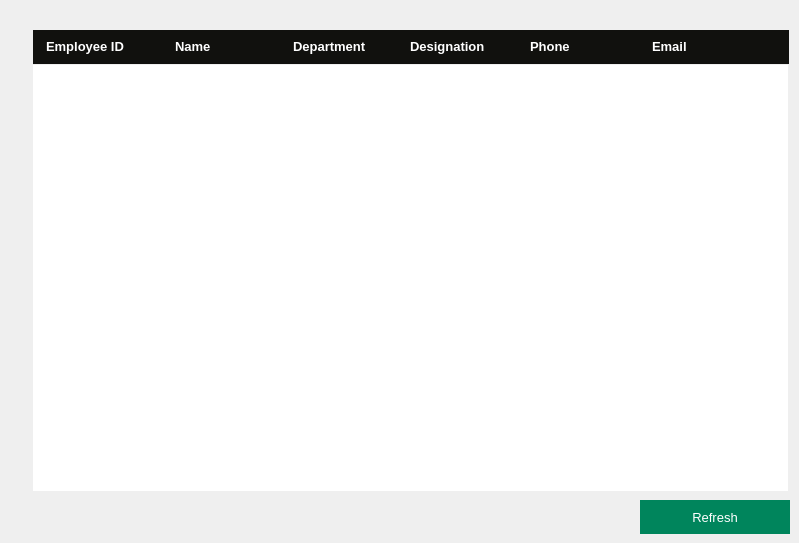
    <widget class="QWidget" name="deleteEmpWidget">
     <property name="styleSheet">
      <string notr="true">#deleteEmpWidget
{
	background:#2D2D2D;
}

</string>
     </property>
     <widget class="QTableView" name="deleteTableView">
      <property name="geometry">
       <rect>
        <x>33</x>
        <y>65</y>
        <width>755</width>
        <height>426</height>
       </rect>
      </property>
      <property name="sizePolicy">
       <sizepolicy hsizetype="Fixed" vsizetype="Fixed">
        <horstretch>0</horstretch>
        <verstretch>0</verstretch>
       </sizepolicy>
      </property>
      <property name="focusPolicy">
       <enum>Qt::NoFocus</enum>
      </property>
      <property name="autoFillBackground">
       <bool>false</bool>
      </property>
      <property name="frameShape">
       <enum>QFrame::NoFrame</enum>
      </property>
      <property name="horizontalScrollBarPolicy">
       <enum>Qt::ScrollBarAlwaysOff</enum>
      </property>
      <property name="sizeAdjustPolicy">
       <enum>QAbstractScrollArea::AdjustIgnored</enum>
      </property>
      <property name="editTriggers">
       <set>QAbstractItemView::NoEditTriggers</set>
      </property>
      <property name="tabKeyNavigation">
       <bool>false</bool>
      </property>
      <property name="showDropIndicator" stdset="0">
       <bool>false</bool>
      </property>
      <property name="dragDropOverwriteMode">
       <bool>false</bool>
      </property>
      <property name="alternatingRowColors">
       <bool>true</bool>
      </property>
      <property name="selectionMode">
       <enum>QAbstractItemView::SingleSelection</enum>
      </property>
      <property name="selectionBehavior">
       <enum>QAbstractItemView::SelectRows</enum>
      </property>
      <property name="textElideMode">
       <enum>Qt::ElideNone</enum>
      </property>
      <property name="showGrid">
       <bool>false</bool>
      </property>
      <property name="gridStyle">
       <enum>Qt::NoPen</enum>
      </property>
      <property name="cornerButtonEnabled">
       <bool>false</bool>
      </property>
      <attribute name="horizontalHeaderVisible">
       <bool>false</bool>
      </attribute>
      <attribute name="horizontalHeaderMinimumSectionSize">
       <number>30</number>
      </attribute>
      <attribute name="horizontalHeaderDefaultSectionSize">
       <number>120</number>
      </attribute>
     </widget>
     <widget class="QLabel" name="label_29">
      <property name="geometry">
       <rect>
        <x>33</x>
        <y>30</y>
        <width>135</width>
        <height>34</height>
       </rect>
      </property>
      <property name="font">
       <font>
        <pointsize>10</pointsize>
        <bold>true</bold>
       </font>
      </property>
      <property name="styleSheet">
       <string notr="true">#label_29
{
	color:white;
	background:#11110E;
padding-left:10px;
}</string>
      </property>
      <property name="text">
       <string>&lt;html&gt;&lt;head/&gt;&lt;body&gt;&lt;p&gt;    Employee ID&lt;/p&gt;&lt;/body&gt;&lt;/html&gt;</string>
      </property>
     </widget>
     <widget class="QLabel" name="label_30">
      <property name="geometry">
       <rect>
        <x>167</x>
        <y>30</y>
        <width>120</width>
        <height>34</height>
       </rect>
      </property>
      <property name="font">
       <font>
        <pointsize>10</pointsize>
        <bold>true</bold>
       </font>
      </property>
      <property name="styleSheet">
       <string notr="true">#label_30
{
	color:white;
	background:#11110E;
	padding-left:5px;
}</string>
      </property>
      <property name="text">
       <string>&lt;html&gt;&lt;head/&gt;&lt;body&gt;&lt;p&gt;Name&lt;/p&gt;&lt;/body&gt;&lt;/html&gt;</string>
      </property>
     </widget>
     <widget class="QLabel" name="label_31">
      <property name="geometry">
       <rect>
        <x>287</x>
        <y>30</y>
        <width>125</width>
        <height>34</height>
       </rect>
      </property>
      <property name="font">
       <font>
        <pointsize>10</pointsize>
        <bold>true</bold>
       </font>
      </property>
      <property name="styleSheet">
       <string notr="true">#label_31
{
	color:white;
	background:#11110E;
	padding-left:3px;
}</string>
      </property>
      <property name="text">
       <string>&lt;html&gt;&lt;head/&gt;&lt;body&gt;&lt;p&gt;Department&lt;/p&gt;&lt;/body&gt;&lt;/html&gt;</string>
      </property>
     </widget>
     <widget class="QLabel" name="label_32">
      <property name="geometry">
       <rect>
        <x>530</x>
        <y>30</y>
        <width>122</width>
        <height>34</height>
       </rect>
      </property>
      <property name="font">
       <font>
        <pointsize>10</pointsize>
        <bold>true</bold>
       </font>
      </property>
      <property name="styleSheet">
       <string notr="true">#label_32
{
	color:white;
	background:#11110E;
}</string>
      </property>
      <property name="text">
       <string>&lt;html&gt;&lt;head/&gt;&lt;body&gt;&lt;p&gt;Phone&lt;/p&gt;&lt;/body&gt;&lt;/html&gt;</string>
      </property>
     </widget>
     <widget class="QLabel" name="label_33">
      <property name="geometry">
       <rect>
        <x>410</x>
        <y>30</y>
        <width>120</width>
        <height>34</height>
       </rect>
      </property>
      <property name="font">
       <font>
        <pointsize>10</pointsize>
        <bold>true</bold>
       </font>
      </property>
      <property name="styleSheet">
       <string notr="true">#label_33
{
	color:white;
	background:#11110E;
}</string>
      </property>
      <property name="text">
       <string>&lt;html&gt;&lt;head/&gt;&lt;body&gt;&lt;p&gt;Designation&lt;/p&gt;&lt;/body&gt;&lt;/html&gt;</string>
      </property>
     </widget>
     <widget class="QLabel" name="label_34">
      <property name="geometry">
       <rect>
        <x>652</x>
        <y>30</y>
        <width>137</width>
        <height>34</height>
       </rect>
      </property>
      <property name="font">
       <font>
        <pointsize>10</pointsize>
        <bold>true</bold>
       </font>
      </property>
      <property name="styleSheet">
       <string notr="true">#label_34
{
	color:white;
	background:#11110E;
}</string>
      </property>
      <property name="text">
       <string>&lt;html&gt;&lt;head/&gt;&lt;body&gt;&lt;p&gt;Email&lt;/p&gt;&lt;/body&gt;&lt;/html&gt;</string>
      </property>
     </widget>
     <widget class="QPushButton" name="pushButton_3">
      <property name="geometry">
       <rect>
        <x>640</x>
        <y>500</y>
        <width>150</width>
        <height>34</height>
       </rect>
      </property>
      <property name="font">
       <font>
        <pointsize>10</pointsize>
       </font>
      </property>
      <property name="styleSheet">
       <string notr="true">#pushButton_3
{
	background:#00855C;
	border:none;
	color:white;
}

#pushButton_3:hover
{
	background:#2D2D2D;
	border:2px solid #00855C;
	color:#00855C;
}</string>
      </property>
      <property name="text">
       <string>Refresh</string>
      </property>
     </widget>
    </widget>
